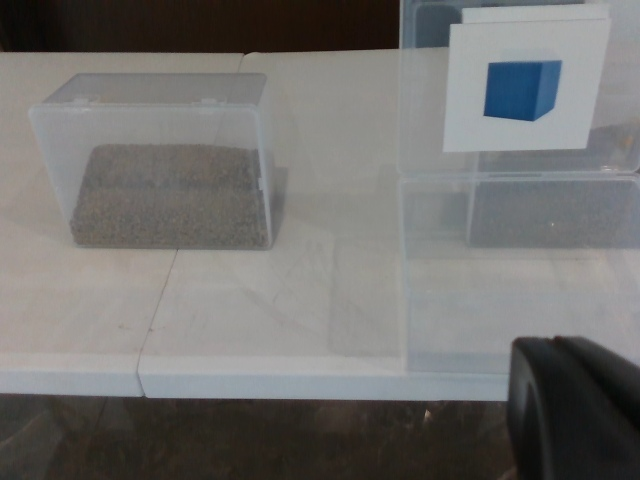
#> input picture source/data/box_label_yolo6/images/train/blue_block_blue_block_20260820_171308_490793.jpg, 640 x 480 px
$ python -i annotate_box_labels.py   (imports and definitions only)
#> lines starting #> are read from the running program, lines starting #| are printed output that depends on the picture; after the words box and inside, x2 and y2 are one past the last pixel; in counts of white or black regions, pixels touching at a corner belong together
#> further down, picture is the input picture: shape (480, 640, 3); mean B, G, R 111.8, 113.5, 114.2
#!/usr/bin/env python3
"""Review and create YOLO bounding boxes for collected labels or objects.

The tool proposes the white paper label region automatically.  Press Space to
accept it, or drag with the mouse to draw a corrected rectangle.  Labels are
written next to the image tree under ``box_labels/labels/<class>/``.
"""

from __future__ import annotations

import argparse
from pathlib import Path

import cv2
import numpy as np


PROJECT_ROOT = Path(__file__).resolve().parents[1]
CLASS_ORDER = (
    "dark_bottle", "green_bottle", "yellow_block",
    "red_block", "orange_bottle", "blue_block",
)


# [12 lines left out: function parse_args, not called in this run]


def find_paper_candidate(image: np.ndarray) -> tuple[int, int, int, int] | None:
    """Propose a paper label using its rectangular edge, not white colour.

    The white card often merges with the white table in a brightness mask, so
    its Canny outline is considerably more stable than its absolute colour.
    """
    gray = cv2.cvtColor(image, cv2.COLOR_BGR2GRAY)
    edges = cv2.Canny(gray, 30, 90)
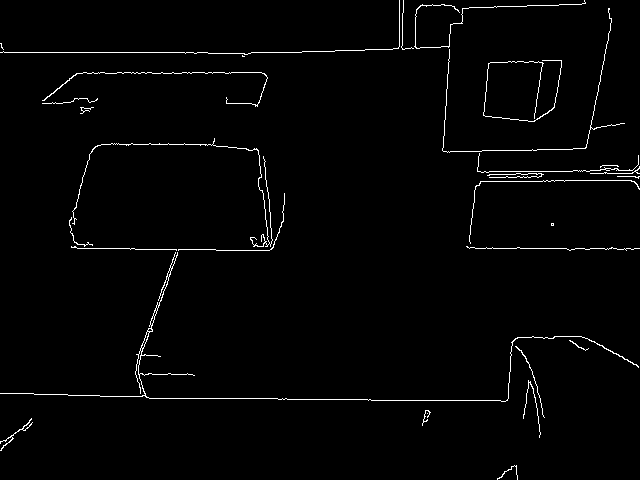
#> edges: shape (480, 640); 1.7% white in thin lines or dots
    edges = cv2.dilate(edges, np.ones((3, 3), np.uint8), iterations=1)
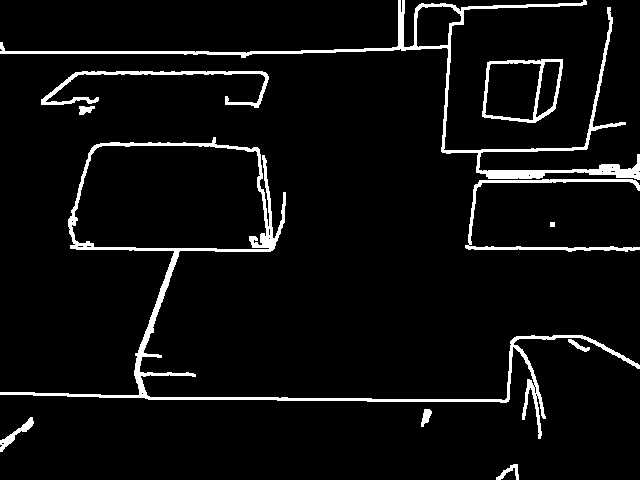
#> edges: shape (480, 640); 5.3% white; 11 white regions
    height, width = image.shape[:2]
#> height = 480; width = 640
    image_area = height * width
#> image_area = 307200
    best: tuple[float, tuple[int, int, int, int]] | None = None
    contours, _ = cv2.findContours(edges, cv2.RETR_LIST, cv2.CHAIN_APPROX_SIMPLE)
#> contours = 30 contours, 16 with area under 20; largest, box (x1, y1, x2, y2) and area: (0, 137, 640, 439) 23160, (71, 145, 270, 250) 18189, (0, 0, 640, 180) 5260, (482, 59, 563, 123) 4289, (484, 62, 542, 121) 2723
    for contour in contours:
        x, y, w, h = cv2.boundingRect(contour)
        area = w * h
        if area < image_area * 0.012 or area > image_area * 0.28:
            continue
        aspect = w / max(float(h), 1.0)
        if not 0.55 <= aspect <= 1.90:
            continue
        rectangularity = cv2.contourArea(contour) / max(float(area), 1.0)
        if rectangularity < 0.35:
            continue
        # Paper labels are normally mounted in the upper/central portion;
        # prefer them over a large white tabletop when candidates tie.
        upper_bias = max(0.0, 1.0 - (y / max(float(height), 1.0)))
        score = area * (0.65 + 0.35 * rectangularity) * (0.75 + 0.25 * upper_bias)
        if best is None or score > best[0]:
            best = (score, (x, y, w, h))
#> this loop made 30 passes
#> (x, y, w, h, area, aspect, rectangularity, upper_bias) on pass 22: (71, 145, 199, 105, 20895, 1.9, 0.87, 0.698)
#> (x, y, w, h, area) on passes 1, 3, 4, 7, 9, 11: (496, 464, 23, 16, 368), (0, 417, 34, 35, 1190), (421, 409, 11, 18, 198), (534, 386, 3, 8, 24), (568, 339, 22, 13, 286), (77, 245, 7, 3, 21)
    return None if best is None else best[1]


OBJECT_HSV_RANGES = {
    "red_block": (((0, 65, 35), (12, 255, 255)), ((165, 65, 35), (179, 255, 255))),
    "yellow_block": (((20, 65, 45), (42, 255, 255)),),
    "blue_block": (((90, 45, 25), (140, 255, 255)),),
    "orange_bottle": (((8, 70, 35), (25, 255, 255)),),
    "green_bottle": (((35, 45, 25), (90, 255, 255)),),
    # Dark bottles are manually verified particularly carefully because a
    # chair or shadow can have a similar value range.
    "dark_bottle": (((0, 0, 15), (179, 150, 105)),),
}


# [26 lines left out: function find_object_candidate, not called in this run]


class Annotator:
    # [47 lines left out: functions __init__, mouse, render, not called in this run]


def label_path(images_root: Path, image_path: Path) -> Path:
    relative = image_path.relative_to(images_root)
    return images_root / "labels" / relative.parent.parent.name / f"{image_path.stem}.txt"


# [114 lines left out: functions read_label_box, write_label, main, not called in this run]


# [2 lines not run here, left out]

>>> import cv2
>>> picture = cv2.imread('../data/box_label_yolo6/images/train/blue_block_blue_block_20260820_171308_490793.jpg')
>>> result = find_paper_candidate(picture)
#> result = (71, 145, 199, 105)

$ run again, on source/data/box_label_yolo6/images/val/blue_block_blue_block_20260820_171453_409512.jpg
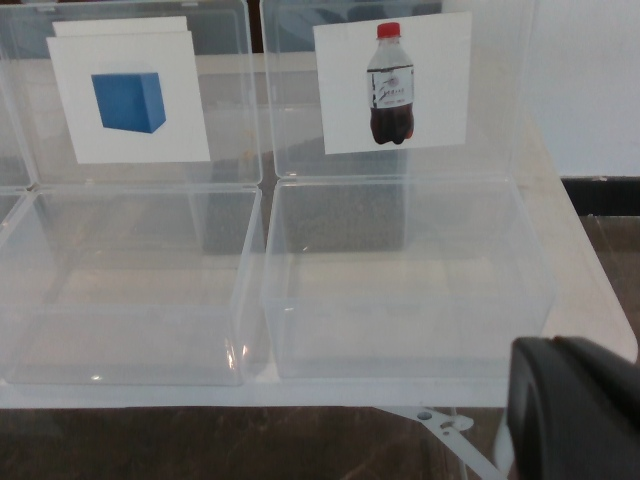
#> input picture source/data/box_label_yolo6/images/val/blue_block_blue_block_20260820_171453_409512.jpg, 640 x 480 px
#> picture is the input picture: shape (480, 640, 3); mean B, G, R 119.3, 120.5, 120.3
#> in find_paper_candidate, `edges = cv2.Canny(gray, 30, 90)`:
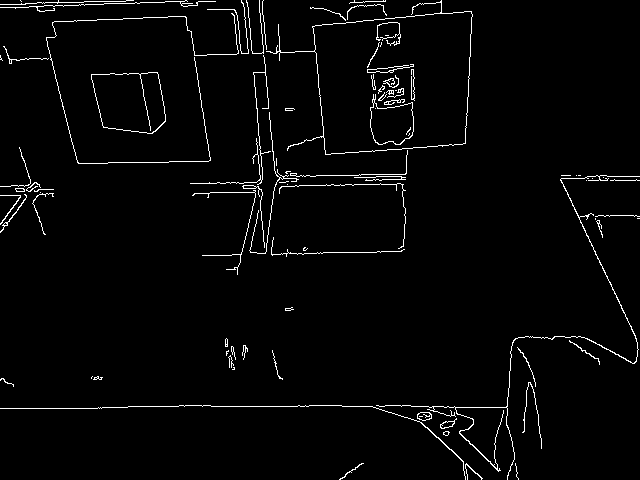
#> edges: shape (480, 640); 2.5% white in thin lines or dots
#> in find_paper_candidate, `edges = cv2.dilate(edges, np.ones((3, 3), np.uint8), iterations=1)`:
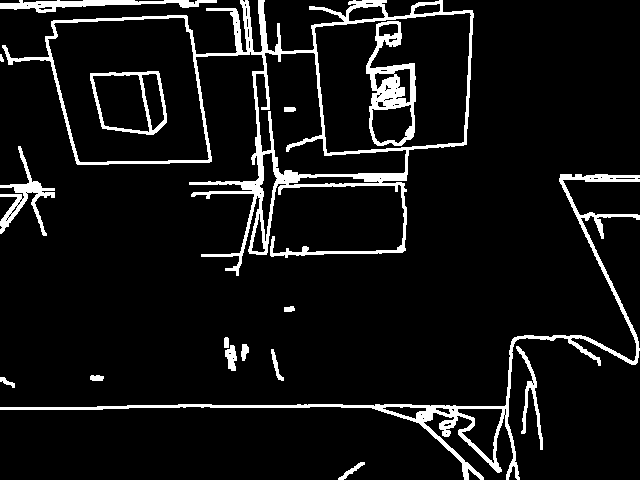
#> edges: shape (480, 640); 7.9% white; 17 white regions
#> contours = 88 contours, 51 with area under 20; largest, box (x1, y1, x2, y2) and area: (2, 0, 474, 276) 56916, (47, 17, 210, 163) 19282, (314, 12, 472, 154) 18988, (255, 52, 407, 176) 8332, (0, 174, 640, 480) 6240
#> the loop in find_paper_candidate, `for contour in contours:` made 88 passes
#> (x, y, w, h, area, aspect, rectangularity, upper_bias) on passes 64, 68, 77: (90, 71, 77, 64, 4928, 1.2, 0.804, 0.852), (255, 52, 152, 124, 18848, 1.23, 0.442, 0.892), (47, 17, 163, 146, 23798, 1.12, 0.81, 0.965)
#> result = (47, 17, 163, 146)

$ run again, on source/data/box_label_yolo6/images/val/green_bottle_green_bottle_20260820_172045_910516.jpg
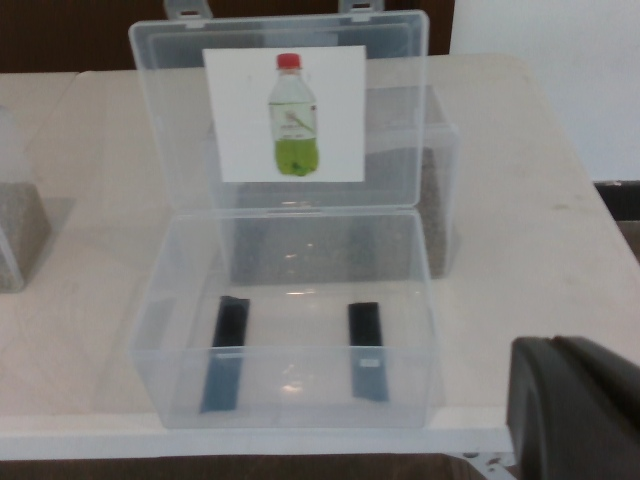
#> input picture source/data/box_label_yolo6/images/val/green_bottle_green_bottle_20260820_172045_910516.jpg, 640 x 480 px
#> picture is the input picture: shape (480, 640, 3); mean B, G, R 124.2, 126.3, 127.4
#> in find_paper_candidate, `edges = cv2.Canny(gray, 30, 90)`:
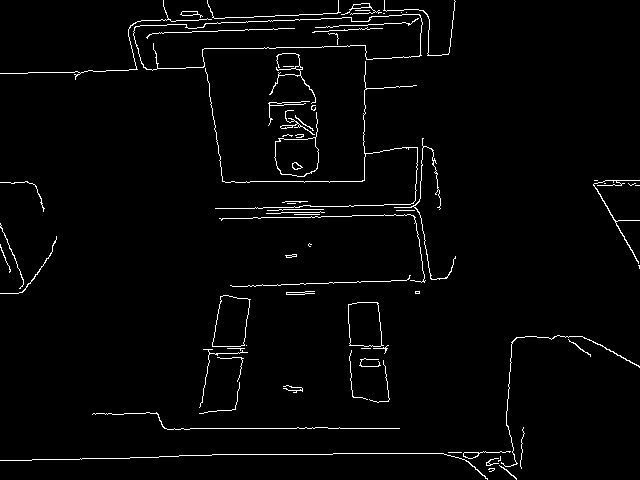
#> edges: shape (480, 640); 2.3% white in thin lines or dots
#> in find_paper_candidate, `edges = cv2.dilate(edges, np.ones((3, 3), np.uint8), iterations=1)`:
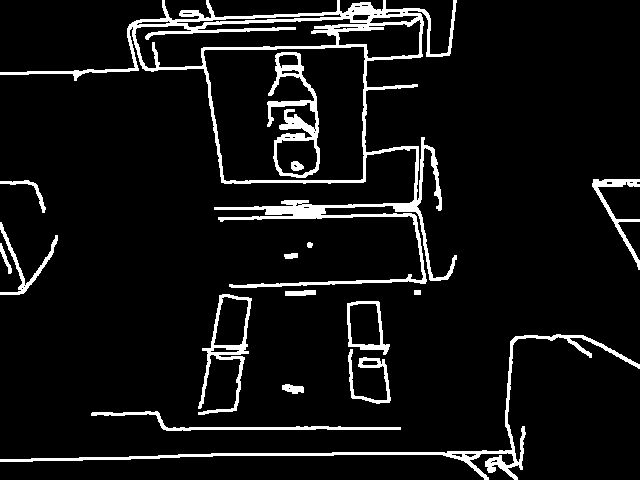
#> edges: shape (480, 640); 7.4% white; 17 white regions
#> contours = 59 contours, 24 with area under 20; largest, box (x1, y1, x2, y2) and area: (0, 0, 457, 288) 36618, (203, 46, 366, 182) 19724, (134, 18, 368, 69) 5404, (267, 52, 320, 178) 3164, (0, 334, 640, 480) 2488
#> the loop in find_paper_candidate, `for contour in contours:` made 59 passes
#> (x, y, w, h, area, aspect, rectangularity, upper_bias) on pass 41: (203, 46, 163, 136, 22168, 1.2, 0.89, 0.904)
#> result = (203, 46, 163, 136)
